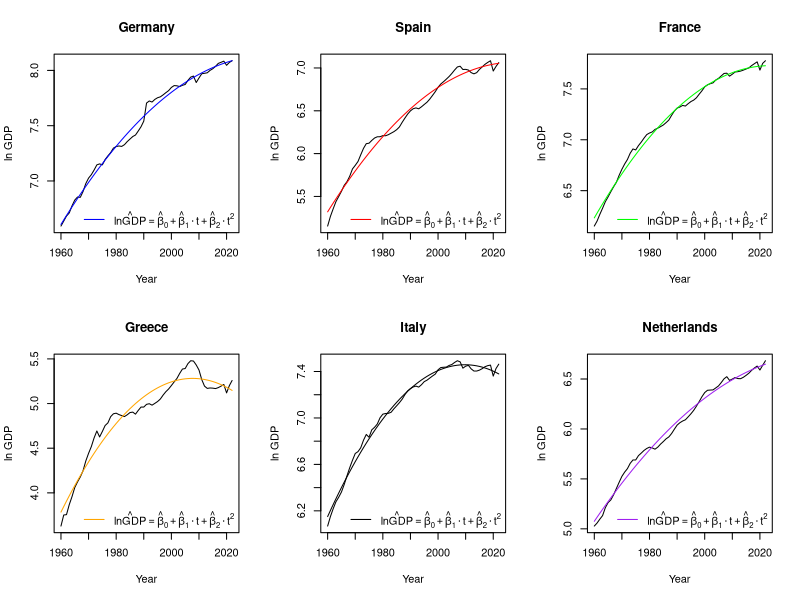

This figure's R source:
library(readxl)

data_real_gdp <- read_excel("data_real_gdp.xlsx", 
                            sheet = "data", 
                            skip = 3)

countries <- unique(data_real_gdp$country)

cols <- c("blue", "red", "green", "orange", "black", "purple")

par(mfrow = c(2, 3))

data_real_gdp$time_trend <- rep(1:length(data_real_gdp$year[data_real_gdp$country == "Germany"]), 
                                length(countries)) 

for (i in 1:length(countries)) {
  
  plot(x = data_real_gdp$year[data_real_gdp$country == countries[i]],
       y = log(data_real_gdp$value[data_real_gdp$country == countries[i]]),
       xlim = c(1960, 2022),
       ylim = c(min(log(data_real_gdp$value[data_real_gdp$country == countries[i]])), 
                max(log(data_real_gdp$value[data_real_gdp$country == countries[i]]))),
       main = countries[i],
       type = "l",
       xlab = "Year",
       ylab = "ln GDP")
  
  y <- data_real_gdp$value[data_real_gdp$country == countries[i]]
    
  x <- data_real_gdp$time_trend[data_real_gdp$country == countries[i]]
  
  reg <- lm(log(y) ~ x + I(x^2))
  
  lines(data_real_gdp$year[data_real_gdp$country == countries[i]],
        reg$fitted.values,
        col = cols[i],
        lty = 1)
  
  # legend("topleft",
  #        legend = paste0("MPC:",round(reg$coefficients[2], digits = 2)),
  #        col = cols[i], 
  #        lty = 1, 
  #        lwd = 1, 
  #        bty = "n", 
  #        cex = 0.8)
  
  legend("bottomright",                                       
         expression(hat(lnGDP) == hat(beta)["0"] + hat(beta)["1"]%.%t + hat(beta)["2"]%.%t^2),         
         col = cols[i],           
         lty = 1,
         cex = 1,
         bty = "n")
  
}
